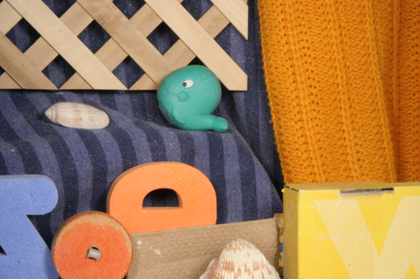
%> input picture proj_matlab/frame10.png, 420 x 279 px, shrunk from 584 x 388 before the run
$ octave shift.m   (GNU Octave 9; MATLAB toolbox functions it lacks are replaced by stand-ins)
%> lines starting %> are read from the running program, lines starting %| are printed output that depends on the picture
image_file1='frame10.png';
image_file2='frame11.png';
im1=imread(image_file1);
%> im1 is the input picture: size 279x420x3 uint8; mean R, G, B 164, 126.5, 87.1
im3=imread(image_file2);
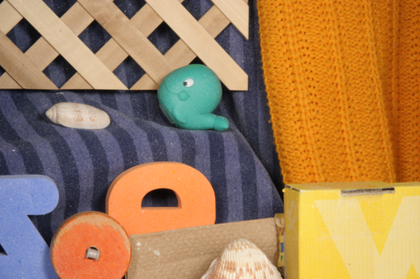
%> input picture proj_matlab/frame11.png, 420 x 279 px, shrunk from 584 x 388 before the run
%> im3 is the input picture: size 279x420x3 uint8; mean R, G, B 164.7, 126.9, 87
im1_in=im1(:,:,1);
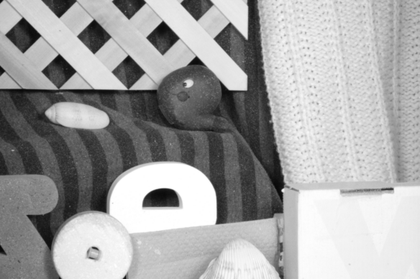
%> im1_in: size 279x420 uint8; min 7, max 255, mean 164
im3_in=im3(:,:,1);
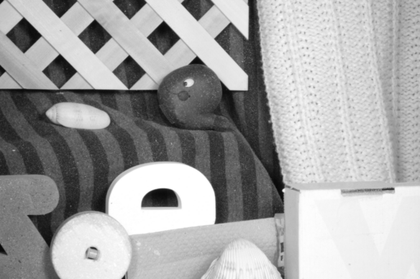
%> im3_in: size 279x420 uint8; min 8, max 255, mean 164.7
[m,n] = size(im1_in)
%> m = 279; n = 420
imwrite(im1_in,'v1.png','png');
imwrite(im3_in,'o2.png','png');
% [10 lines of commented-out code are left out]

for i = 2:m
    for j= 2:n
        im2(i,j)=im1_in(i-1,j-1);
    end
end
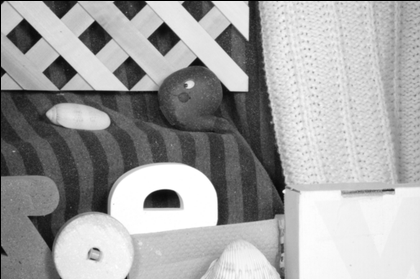
%> im2: size 279x420 uint8; min 0, max 255, mean 162.8
imshow(im2)
imwrite(im2,'diagonal.png','png')
